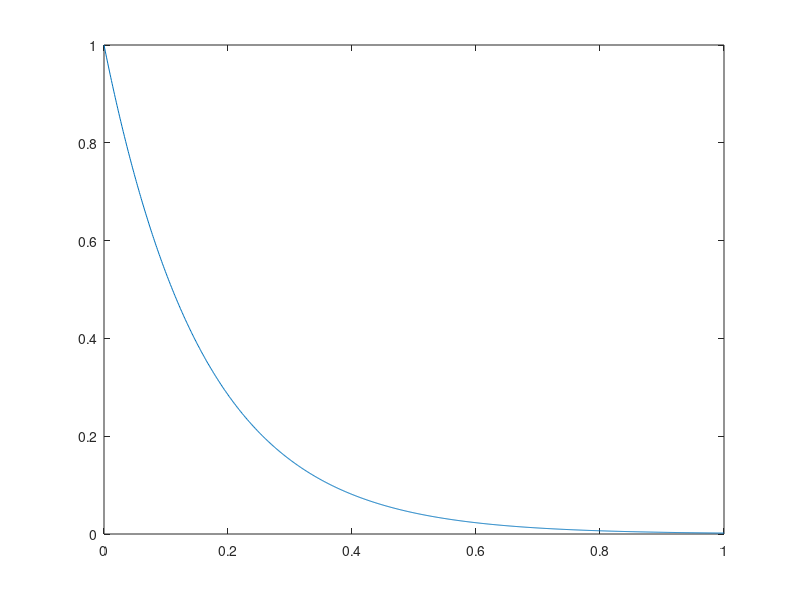

Recreate this plot in MATLAB. (Note: this script raises an error after producing the figure.)
%Ariana Freitag ECE211 HW 1
%% Problem 5

%d
x0=linspace(0,1,1000);
f=exp(-2*pi*x0);
figure;
plot(x0,f);

hold on;
syms m
apx = (1 - exp(-2*pi))/(2*pi + 1j*2*pi*m)*exp(1j*m*2*pi*x0);
xapx = symsum(real(apx), m, -5, 5);
plot(x0, xapx)

maxim = max(imag(xapx));

%% e
figure;
n1=[-5:1:5];
cabs=abs((exp(-2*pi)-1)./(2*pi+1j*2*pi.*n1));
stem(n1,cabs);
xlabel('discrete time sampling');

